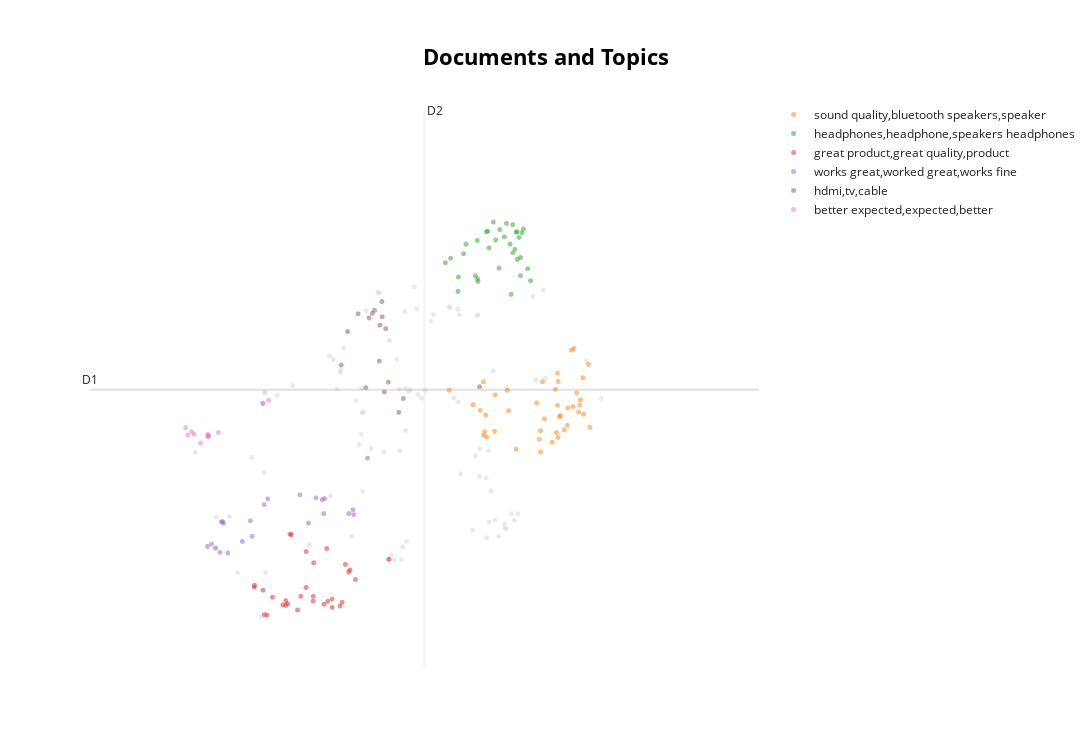

Notebook code cell kept with this figure:
### Code cell
reduced_embeddings = UMAP(n_neighbors=10, n_components=2, min_dist=0.0, metric='cosine').fit_transform(embeddings)

topic_model.visualize_documents(doc,reduced_embeddings=reduced_embeddings, custom_labels=True, hide_annotations=True)
